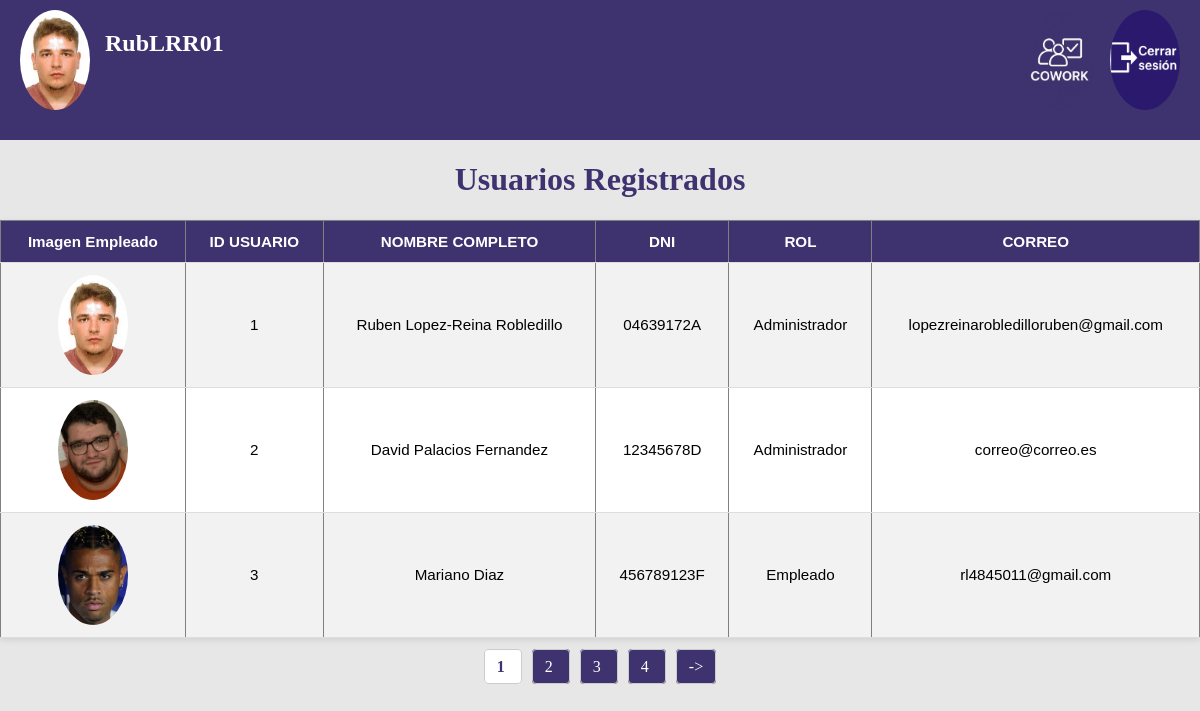
Page /index.php?action=verUsuarios (signed in) on the committed database.
### tables this page shows
CREATE TABLE `usuarios` (
  `ID` int(11) NOT NULL,
  `NOMBRE_USUARIO` varchar(50) NOT NULL,
  `NOMBRE_COMPLETO` varchar(100) NOT NULL,
  `DNI` varchar(20) NOT NULL,
  `CONTRASEÑA` varchar(255) NOT NULL,
  `rol` varchar(20) NOT NULL,
  `correo` varchar(100) NOT NULL,
  `img_usuario` varchar(255) DEFAULT NULL
);

### controlador/usuarios_controlador.php (called while the page is built, shortened)
<?php
    require_once "modelo/usuarios_modelo.php";
    class Usuarios_Controlador{
        public function verUsuarios(){
            $usuario=new Usuarios();
            $tamaño_pg=3;
            $pagina=isset($_GET['pagina'])?(int)$_GET['pagina']:1;
            $inicio=($pagina-1)*$tamaño_pg;
            $datos=$usuario->verUsuarios($inicio,$tamaño_pg);
            $total=$usuario->totalUsuarios();
            $total_paginas=ceil($total['total']/$tamaño_pg);
            require_once "vista/verUsuarios.php";
        }
    }
?>

### modelo/conexion.php (called while the page is built)
<?php
class Conectar {
    public static function conexion() {
        try {
            $conexion = new PDO("mysql:host=localhost;dbname=furboshirts;charset=utf8", "root", "");
            $conexion->setAttribute(PDO::ATTR_ERRMODE, PDO::ERRMODE_EXCEPTION);
            return $conexion;
        } catch (PDOException $e) {
            die("Error al conectar con la base de datos: " . $e->getMessage());
        }
    }
}
?>

### modelo/usuarios_modelo.php (called while the page is built, shortened)
<?php
    require_once "conexion.php";
    class Usuarios{
        private $db;
        public function __construct(){
            $this->db=Conectar::conexion();
        }
        public function verUsuarios($inicio,$tamaño){
            try{
                $sql="SELECT * FROM usuarios
                LIMIT :inicio, :limite";
                $stmt=$this->db->prepare($sql);
                $stmt->bindValue(':inicio', (int)$inicio, PDO::PARAM_INT);
                $stmt->bindValue(':limite', (int)$tamaño, PDO::PARAM_INT);
                $stmt->execute();
                return $stmt->fetchAll(PDO::FETCH_ASSOC);
            }catch(PDOException $e){
                die("Error al mostrar a los usuarios".$e->getMessage());
            }
        }
        public function totalUsuarios(){
            try{
                $sql="SELECT COUNT(*)AS total from usuarios";
                $stmt = $this->db->prepare($sql);
                $stmt->execute();
                return $stmt->fetch(PDO::FETCH_ASSOC);
            }catch(PDOException $e){
                die("Error en ver total usuarios".$e->getMessage());
            }
        }
    }
?>

### vista/verUsuarios.php (the view, shortened to what this page needs)
<html>
    <head>
        <link rel="stylesheet" href="estilos.css">
    </head>
    <body>
        <div class="menu-usuario">
            <div class="usuario">
            <a href="index.php?action=modificarImgUsuario" style="color:white; text-decoration:none;"><img src="<?= isset($_SESSION['ruta']) && !empty($_SESSION['ruta'])? $_SESSION['ruta']:'imagenes/user.png' ?>" alt="Imagen de usuario" class="avatar-usuario"></a>
            <h2><a href="index.php?action=opcionesUsuario" style="color:white; text-decoration:none;"><?=$_SESSION['nombre']?></a></h2>
            </div>
            <div class="sesion">
                <a href="index.php?action=inicio"><img src="imagenes/cowork.jpg" alt="Imagen de la web" class="avatar-usuario"></a>
                <a href="index.php?action=logout"><img src="imagenes/logout.png" alt="cerrar Sesion" class="avatar-usuario"></a>
            </div>
        </div>
        <h1>Usuarios Registrados</h1>
        <table border="1">
            <tr>
                <th>Imagen Empleado</th>
                <th>ID USUARIO</th>
                <th>NOMBRE COMPLETO</th>
                <th>DNI</th>
                <th>ROL</th>
                <th>CORREO</th>
            </tr>
                <?php foreach($datos as $dato):?>
                    <tr>
                        <td>
                            <?php if($dato['img_usuario']!==""):?>
                                <img src="<?php echo $dato['img_usuario']; ?>" alt="Imagen de Empleado">
                            <?php else:?>
                                <img src="imagenes/user.png" alt="Imagen de Empleado">
                            <?php endif;?>
                        </td>
                        <td><?php echo $dato['ID'];?></td>
                        <td><?php echo $dato['NOMBRE_COMPLETO'];?></td>
                        <td><?php echo $dato['DNI'];?></td>
                        <?php if($dato['rol']==="admin"):?>
                                <td>Administrador</td>
                            <?php else:?>
                                <td>Empleado</td>
                            <?php endif;?>
                        <td><?php echo $dato['correo'];?></td>
                    </tr>
                <?php endforeach;?>
        </table>
        <div class="paginacion">
                    <?php for($i=1;$i<=$total_paginas;$i++):?>
                        <a href="index.php?action=verUsuarios&pagina=<?= $i ?>"
                        class="<?php echo ($i == $pagina) ? 'active' : ''; ?>">
                            <?= $i ?>
                        </a>
                    <?php endfor;?>
                    <?php if($pagina<$total_paginas):?>
                        <a href="index.php?action=verUsuarios&pagina=<?=$pagina+1?>">-></a>
                    <?php endif;?>
        </div>
    </body>
</html>

### estilos.css (style rules this page uses)
body { background-color: rgba(212, 211, 211, 0.527); margin:0px; }
.paginacion { margin-top: 20px; text-align: center; }
.paginacion a { margin: 0 5px; padding: 8px 12px; text-decoration: none; color: white; background-color: #3e336f; border: 1px solid #ccc; border-radius: 4px; transition: all 0.3s ease; }
.paginacion a.active { background-color: white; color: #3e336f; font-weight: bold; pointer-events: none; }
table { width: 100%; border-collapse: collapse; margin-top: 20px; font-family: Arial, sans-serif; font-size: 0.95rem; background-color: #fff; box-shadow: 0 2px 6px rgba(0,0,0,0.1); }
th, td { padding: 12px 15px; text-align: center; border-bottom: 1px solid #ddd; }
th { background-color: #3e336f; color: white; font-weight: bold; }
tr:nth-child(even) { background-color: #f2f2f2; }
td img { width: 70px; height: 100px; object-fit: cover; border-radius: 50%; }
.menu-usuario { display: flex; justify-content: space-between; align-items: center; background-color: #3e336f ; padding: 10px 20px; color: white; box-shadow: #3e336f; position: sticky; top: 0; z-index: 1000; }
.usuario { display: flex; align-items: left; gap: 15px; margin-bottom: 20px; }
.usuario h2 { text-align: center; }
.avatar-usuario { width: 70px; height: 100px; object-fit: cover; border-radius: 50%; }
.sesion { display: flex; align-items: right; gap: 15px; margin-bottom: 20px; }
h1 { text-align: center; color: #3e336f; }

### rows in the picture
usuarios: img_usuario (picture), ID "1", NOMBRE_COMPLETO "Ruben Lopez-Reina Robledillo", DNI "04639172A", rol "Administrador", correo "lopezreinarobledilloruben@gmail.com"
usuarios: img_usuario (picture), ID "2", NOMBRE_COMPLETO "David Palacios Fernandez", DNI "12345678D", rol "Administrador", correo "correo@correo.es"
usuarios: img_usuario (picture), ID "3", NOMBRE_COMPLETO "Mariano Diaz", DNI "456789123F", rol "Empleado", correo "rl4845011@gmail.com"

### other values in the picture
$_SESSION['nombre'] "RubLRR01"
